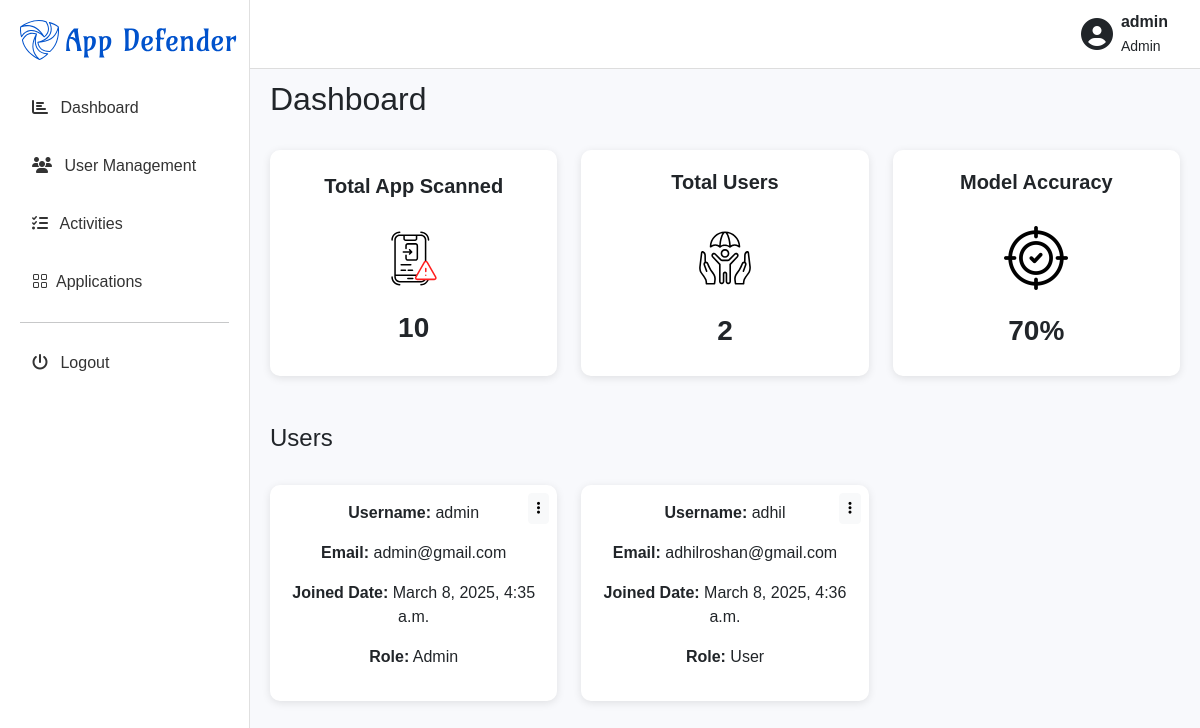
The app's page /admin_dashboard (signed in) with its own data.
### fraud_detection_app/models.py (models this page shows)
class CustomUser(AbstractUser):
    USER_TYPES = (
        ('admin', 'Admin'),
        ('user', 'User'),
    )
    user_type = models.CharField(max_length=10, choices=USER_TYPES, default='admin')

### fraud_detection_app/views.py (the view)
# urls.py: path('admin_dashboard',views.AdminDashboardView.as_view(),name='dashboard'),
@method_decorator(login_required, name='dispatch')
class AdminDashboardView(View):
    def get(self, request, *args, **kwargs):
        if request.user.user_type != 'admin':  # Allow only admin users
            return render(request, '403.html')  # Create a 403 Forbidden page if needed
        scanned_apps=ScannedApp.objects.all()
        total_scanned = scanned_apps.count()
        users = CustomUser.objects.all()  # Fetch all users
        total_users = CustomUser.objects.count()
        return render(request, 'admin_dashboard.html', {'users': users , 'total_users': total_users,'total_scanned': total_scanned})

### fraud_detection_app/templates/admin_dashboard.html (shortened to what this page needs)
{% load static %}
<!DOCTYPE html>
<html lang="en">
<head>
    <link rel="stylesheet" href="https://cdn.jsdelivr.net/npm/bootstrap@5.3.0/dist/css/bootstrap.min.css">
    <link rel="stylesheet" href="https://cdnjs.cloudflare.com/ajax/libs/font-awesome/6.4.2/css/all.min.css">
    <link rel="stylesheet" href="https://cdn.jsdelivr.net/npm/bootstrap-icons/font/bootstrap-icons.css">
</head>
<body>
    <div class="sidebar">
       <img src="{% static 'images/Frame 1.svg' %}" alt="App Defender"><br><br>
        <a href="{% url 'dashboard' %}">
            <i class="fas fa-chart-bar me-2"></i> Dashboard
        </a>
        <a href="{% url 'usermanagment_view' %}"><i class="fas fa-users me-2"></i> User Management</a>
        <a href="{% url 'activities_view' %}"><i class="fas fa-tasks me-2"></i> Activities</a>
        <a href="{% url 'application_view' %}"><i class="bi bi-grid me-2"></i>Applications</a>
        <hr>
        <a href="{% url 'adminlogout_view' %}" class="logout"><i class="fas fa-power-off me-2"></i> Logout</a>
    </div>
    <nav class="navbar navbar-expand-lg">
        <div class="container-fluid">
            <div class="ms-auto d-flex align-items-center">
                <i class="fas fa-user-circle fa-2x text-dark me-2"></i>
                <div class="text-dark">
                    <strong>{{request.user}}</strong><br>
                    <small>Admin</small>
                </div>
            </div>
        </div>
    </nav>
    <div class="content">
        <h2>Dashboard</h2><br>
        <div class="row dashboard-cards">
            <div class="col-md-4">
                <div class="card h-100">
                    <h5 style="font-weight: 700;">Total App Scanned</h5><br>
                    <img src="{% static 'images/Layer_1.svg' %}" alt=""><br>
                    <h3 style="font-weight: 600;">{{ total_scanned }}</h3>
                </div>
            </div>
            <div class="col-md-4">
                <div class="card h-100">
                    <h5 style="font-weight: 700;">Total Users</h5><br>
                    <img src="{% static 'images/Layer_1 (1).svg' %}" alt=""><br>
                    <h3 style="font-weight: 600;">{{ total_users }}</h3>
                </div>
            </div>
            <div class="col-md-4">
                <div class="card h-100">
                    <h5 style="font-weight: 700;">Model Accuracy</h5><br>
                    <img src="{% static 'images/3800899.png' %}" alt="" style="width: 64px;height: 64px;"><br>
                    <h3 style="font-weight: 600;">70%</h3>
                </div>
            </div>
        </div><br>
        <h4 class="mt-4">Users</h4><br>
<div class="row row-cols-1 row-cols-md-3 g-4">
    {% for user in users %}
    <div class="col d-flex">
        <div class="card user-card w-100 p-3 position-relative">
            <div class="dropdown position-absolute top-0 end-0 m-2">
                <button class="btn btn-light btn-sm" type="button" data-bs-toggle="dropdown" aria-expanded="false">
                    <i class="fas fa-ellipsis-v"></i>
                </button>
            </div>
            <p><strong>Username:</strong> {{ user.username }}</p>
            <p><strong>Email:</strong> {{ user.email }}</p>
            <p><strong>Joined Date:</strong> {{ user.date_joined }}</p>
            <p><strong>Role:</strong> {{ user.get_user_type_display }}</p>
        </div>
    </div>
    {% endfor %}
</div>
    </div>
</body>
</html>

### fraud_detection_app/templates/admin_dashboard.html (style rules this page uses)
body { font-family: Arial, sans-serif; background-color: #f8f9fc; margin: 0; }
.sidebar { width: 250px; background-color: #ffffff; height: 100vh; position: fixed; padding: 20px; border-right: 1px solid #e0e0e0; top: 0; left: 0; }
.sidebar a { text-decoration: none; color: #333; font-weight: 500; display: block; padding: 12px; border-radius: 5px; margin-bottom: 10px; }
.navbar { background-color: white !important; border-bottom: 1px solid #ddd; position: fixed; width: calc(100% - 250px); left: 250px; top: 0; z-index: 1000; padding: 10px 20px; }
.content { margin-left: 250px; padding: 80px 20px 20px; }
.card { border-radius: 10px; box-shadow: 0px 2px 8px rgba(0, 0, 0, 0.1); border: none; }
.dashboard-cards .card { display: flex; flex-direction: column; justify-content: center; align-items: center; text-align: center; padding: 20px; height: 100%; min-height: 150px; }
.user-card { display: flex; flex-direction: column; justify-content: center; align-items: center; text-align: center; height: 100%; min-height: 200px; border-radius: 10px; box-shadow: 0px 2px 8px rgba(0, 0, 0, 0.1); transition: 0.3s ease-in-out; }
.dropdown { position: absolute; top: 10px; right: 10px; }

### records on screen
CustomUser: user "admin", username "admin", email "admin@gmail.com", date_joined "March 8, 2025, 4:35 a.m.", user_type "Admin"
CustomUser: username "adhil", email "adhilroshan@gmail.com", date_joined "March 8, 2025, 4:36 a.m.", user_type "User"

### other values on screen
{{ total_scanned }} "10"
{{ total_users }} "2"
